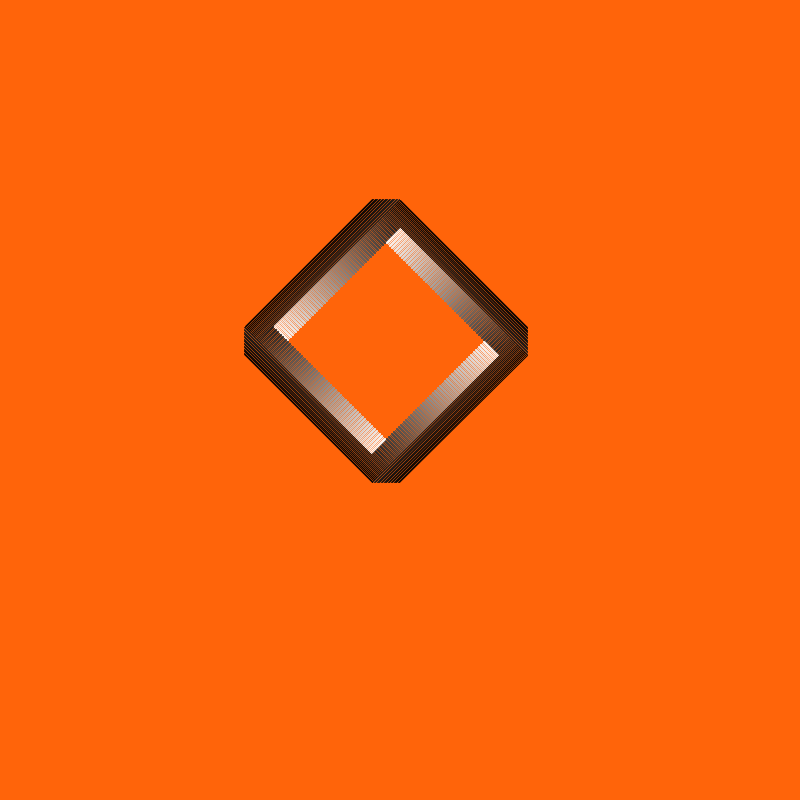
Frame 1 (no input)
Frame 2 (the mouse pressed at the canvas centre, redrawn once): identical to frame 1, image omitted

The Processing sketch that drew this single still picture (run headless with seeded random() and noise(); the mouse was pressed at the canvas centre and the sketch redrawn once):

// Processing sketch: ImpossibleObject
// ── ImpossibleObject.pde
final int barWidth = 20;
final int barLength = 200;
final color backgroundColor = color(255, 100, 10);
final int barLengthPyth = (int)sqrt(pow(barLength, 2) * 2);
final int barWidthPyth = (int)sqrt(pow(barWidth, 2) * 2);
final int shapeHeight = (int)sqrt(pow(barLengthPyth / 2 + barWidthPyth, 2) + pow(barWidthPyth, 2)) - barWidthPyth / 2 - barWidth / 10;

void setup()
{
    size(800, 800);
}

void draw()
{
    noLoop();
    background(backgroundColor);
    noFill();
    translate(width / 2, height / 4);
    drawTwoShapes(0, 0);
    translate(-barWidthPyth, barLengthPyth);
    rotate(radians(180));
    drawTwoShapes(0, 0);
}

void drawTwoShapes(int x, int y)
{
    drawShapePart(0, 0, 45);
    drawShapePart(barLengthPyth / 2 - barWidthPyth / 2, shapeHeight, 135);
}

void drawShapePart(int x, int y, float rotation)
{
    pushMatrix();
    translate(x, y);
    rotate(radians(rotation));
    color white = color(255);
    color black = color(0);
    int corner = barWidth;
    
    for(int i = 0; i < barLength - barWidth; i++)
    {
        stroke(lerpColor(white, black, map(i, 0, barLength - barWidth, 1, 0)));
        
        if(i < barWidth)
            line(0, i, barLength - corner--, i);
        else
            line(0, i, barWidth, i);
    }
    
    popMatrix();
}
